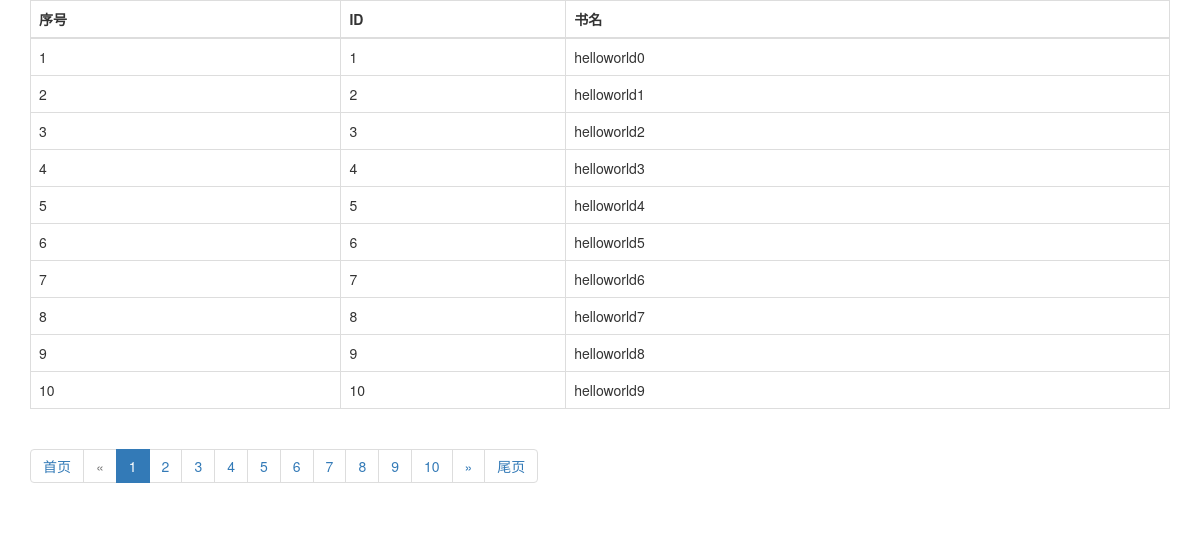
The page /books/ on the database its author committed.
### app01/models.py (models this page shows, shortened)
class Book(models.Model):
    title=models.CharField(max_length=23)
    class Meta:
        db_table='book'

### app01/views.py (the view)
# urls.py: url(r'^books/$', v1.books),
def books(request):
    page_num=request.GET.get("pn")
    total_count=models.Book.objects.all().count()
    per_page=10
    from util.PageUtil import Page
    page_obj=Page(page_num,total_count,'books',per_page=10,max_page=11)
    result=models.Book.objects.all()[page_obj.data_start:page_obj.data_end]
    page_html=page_obj.page_html()
    return render(request,'books.html',{'books':result,'page_html':page_html})

### templates/books.html (shortened to what this page needs)
<!DOCTYPE html>
<html lang="en">
<head>
    <link rel="stylesheet" href="/static/bootstrap/css/bootstrap.min.css">
</head>
<body>
<div class="container">
  <table class="table table-bordered">
      <thead>
        <th>序号</th>
        <th>ID</th>
        <th>书名</th>
      </thead>
      <tbody>
      {% for book in books %}
        <tr>
          <td>{{ forloop.counter }}</td>
          <td>{{ book.id}}</td>
          <td>{{ book.title}}</td>
        </tr>
      {% endfor %}
      </tbody>
  </table>
<nav aria-label="Page navigation">
      <ul class="pagination">
                {{ page_html|safe }}
      </ul>
</nav>
</div>
</body>
</html>

### rows shown on the page
Book: id "1", title "helloworld0"
Book: id "2", title "helloworld1"
Book: id "3", title "helloworld2"
Book: id "4", title "helloworld3"
Book: id "5", title "helloworld4"
Book: id "6", title "helloworld5"
Book: id "7", title "helloworld6"
Book: id "8", title "helloworld7"
Book: id "9", title "helloworld8"
Book: id "10", title "helloworld9"

### other values the page prints
{{ page_html|safe }} "首页 « 1 2 3 4 5 6 7 8 9 10 » 尾页"
